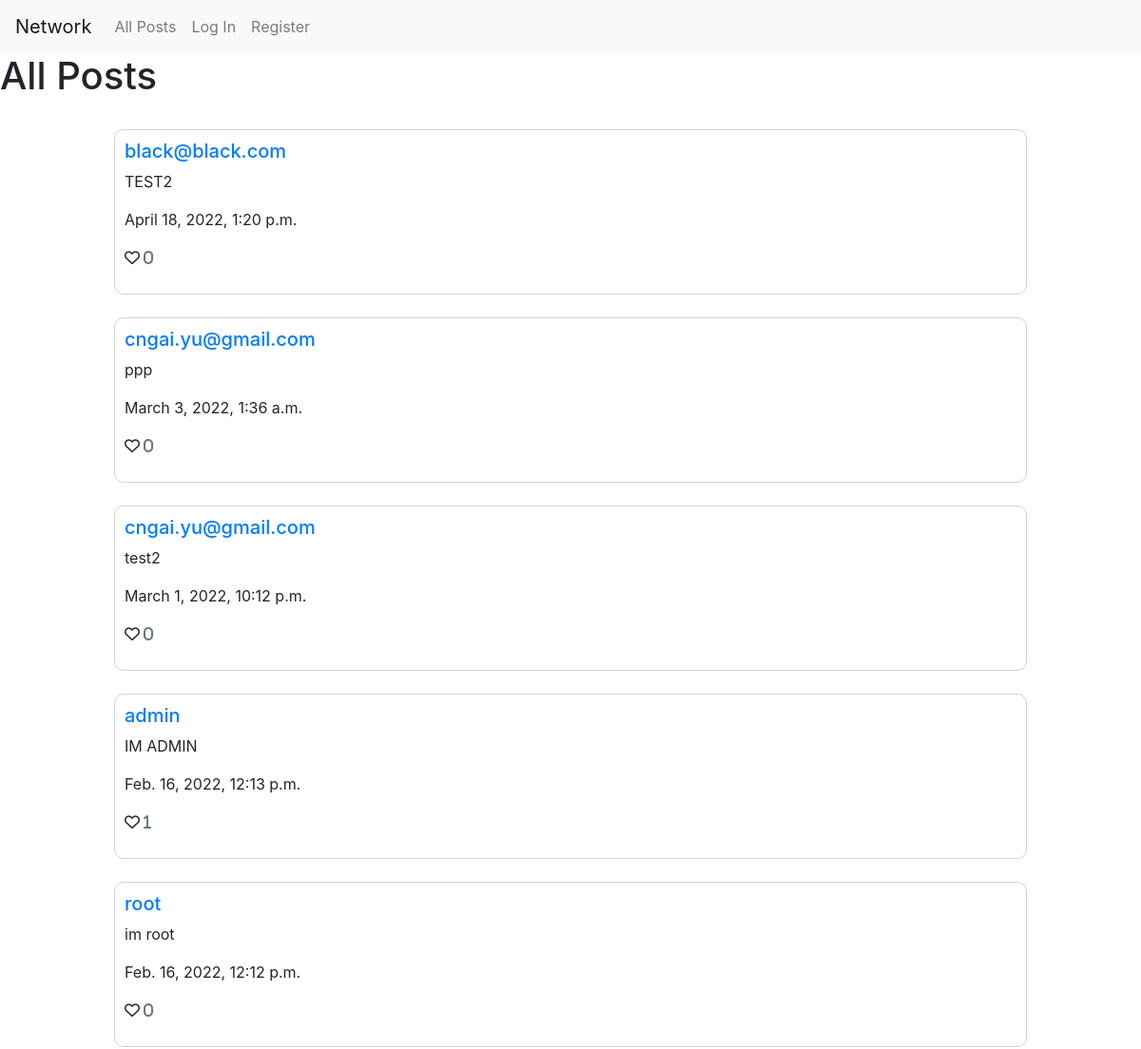
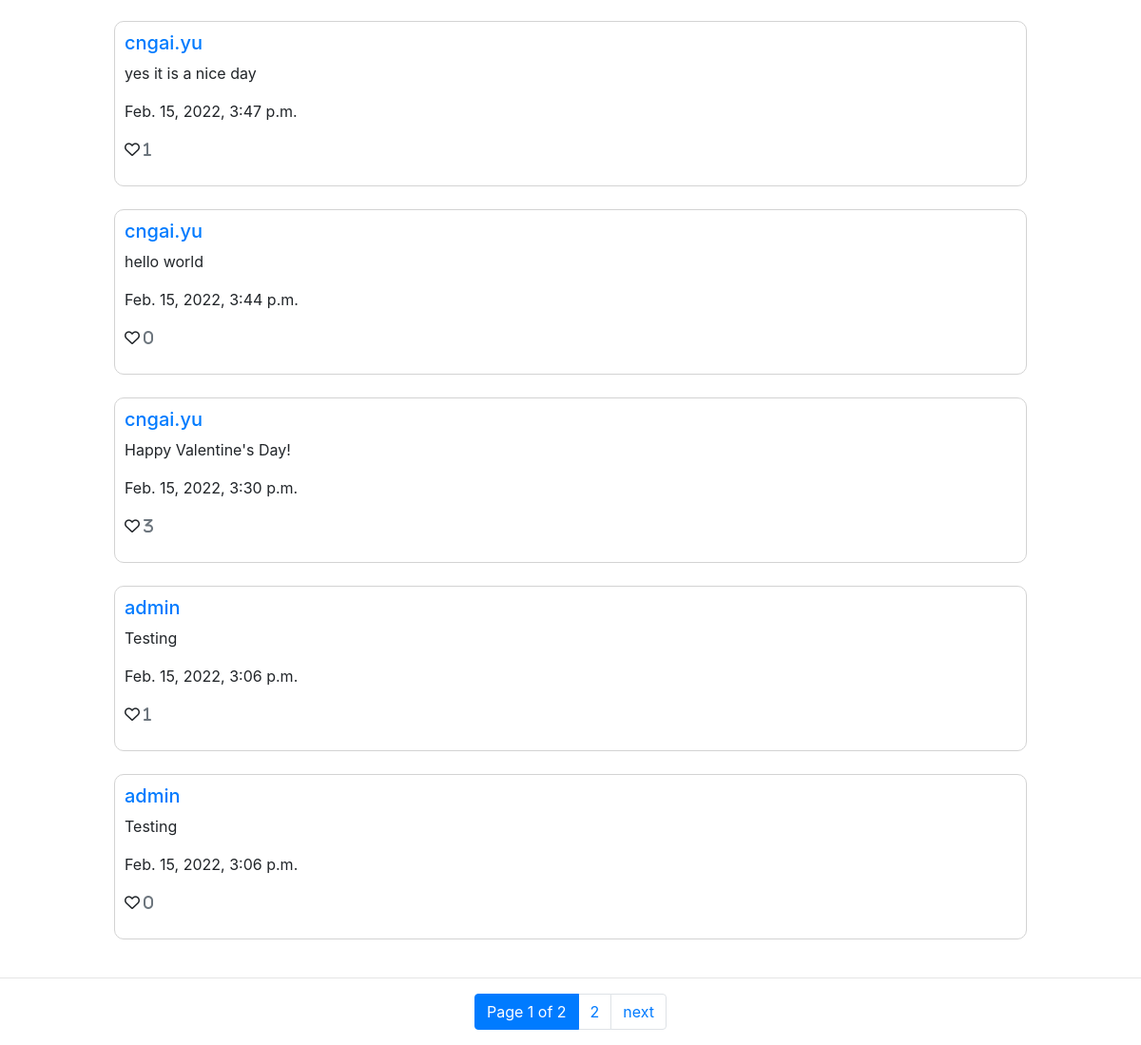
The page / on the database its author committed (2 pictures, top to bottom).
### network/models.py (models this page shows, shortened)
class Post(models.Model):
    user = models.ForeignKey(User, on_delete=models.CASCADE)
    text = models.CharField(max_length=480, null=True, blank=True)
    timestamp = models.DateTimeField(default=datetime.datetime.now)

class User(AbstractUser):
    pass

### network/views.py (the view)
# urls.py: path("", views.index, name="index"),
def index(request):
    posts = Post.objects.order_by('-timestamp').all()
    paginator = Paginator(posts, 10)    # Show 10 posts per page.
    page_number = request.GET.get('page')
    if page_number != None:
        try:
            page_obj = paginator.get_page(page_number)
        except:
            page_obj = paginator.get_page(1)
    else:
        page_obj = paginator.get_page(1)
    return render(request, "network/index.html", {
        'posts': page_obj,
        'form': NewPost(),
        'form_edit': EditPost()
    })

### network/templates/network/index.html (shortened to what this page needs)
{% extends "network/layout.html" %}
{% block body %}
<h1>All Posts</h1>
<br>
<div id="posts-main">
    {% for post in posts %}
    <div id="posts">
    <h5><a href="{% url 'profile' post.user.username %}">{{post.user.username}} </a></h5>
    <p class="card-text" id="post_text_{{post.id}}"> {{ post.text }}</p>
    <p>{{post.timestamp}}</p>
    <p class="card-text">
                <div data-id="{{post.id}}" class="card-link
                 {% if post.ctotalLike > 0 %}
                    fas
                 {%else%}
                    far
                 {% endif %}
                  fa-heart">
                <trigger class="text-muted">{{post.like_set.count}}</trigger>
            </div>
            </p>
        </div>
    </div>
    <br>
    {% empty %}
        <h2>No posts</h2>
    {% endfor %}
{% endblock %}

### network/templates/network/layout.html (shortened to what this page needs)
{% load static %}
<!DOCTYPE html>
<html lang="en">
    <head>
        <link rel="stylesheet" href="https://stackpath.bootstrapcdn.com/bootstrap/4.4.1/css/bootstrap.min.css">
        <link href="{% static 'network/styles.css' %}" rel="stylesheet">
        <link href="https://use.fontawesome.com/releases/v6.0.0/css/all.css" rel="stylesheet">
  </head>
    </head>
    <body>
        <nav class="navbar navbar-expand-lg navbar-light bg-light">
            <a class="navbar-brand" href="{% url 'index' %}">Network</a>
            <div>
              <ul class="navbar-nav mr-auto">
                <li class="nav-item">
                  <a class="nav-link" href="{% url 'index' %}">All Posts</a>
                </li>
                {% if user.is_authenticated %}
                    <li class="nav-item">
                        <a class="nav-link" href="{% url 'following' %}">Following</a>
                    </li>
                    <li class="nav-item">
                        <a class="nav-link" href="{% url 'logout' %}">Log Out</a>
                    </li>
                {% else %}
                    <li class="nav-item">
                        <a class="nav-link" href="{% url 'login' %}">Log In</a>
                    </li>
                    <li class="nav-item">
                        <a class="nav-link" href="{% url 'register' %}">Register</a>
                    </li>
                {% endif %}
              </ul>
            </div>
          </nav>
          <div class="body">
            {% block body %}
            {% endblock %}
            <hr>
            <ul class="pagination justify-content-center">
                {% for num in posts.paginator.page_range %}
                    {% if posts.number == num %}
                    <li class="page-item active">
                        <a class="page-link">Page {{ posts.number }} of {{ posts.paginator.num_pages }}</a>
                    </li>
                    {% elif num > posts.number|add:'-2' and num < posts.number|add:'2' %}
                    <li class="page-item">
                        <a class="page-link" href="?page={{ num }}">{{ num }}</a>
                    </li>
                    {% endif %}
                 {% endfor %}
                {% if posts.has_next %}
                <li class="page-item">
                    <a class="page-link" href="?page={{ posts.next_page_number }}"> next</a>
                </li>
                {% endif %}
            </ul>
    </body>
</html>

### network/static/network/styles.css (style rules this page uses)
div#posts { padding: 80; margin: 0px 120px 0px 120px; display: block; border: 1px #d3d3d3 solid; padding: 10px; border-radius: 10px; }

### rows shown on the page
Post: user.username "black@black.com", text "TEST2", timestamp "April 18, 2022, 1:20 p.m.", like_set.count "0"
Post: user.username "cngai.yu@gmail.com", text "ppp", timestamp "March 3, 2022, 1:36 a.m.", like_set.count "0"
Post: user.username "cngai.yu@gmail.com", text "test2", timestamp "March 1, 2022, 10:12 p.m.", like_set.count "0"
Post: user.username "admin", text "IM ADMIN", timestamp "Feb. 16, 2022, 12:13 p.m.", like_set.count "1"
Post: user.username "root", text "im root", timestamp "Feb. 16, 2022, 12:12 p.m.", like_set.count "0"
Post: user.username "cngai.yu", text "yes it is a nice day", timestamp "Feb. 15, 2022, 3:47 p.m.", like_set.count "1"
Post: user.username "cngai.yu", text "hello world", timestamp "Feb. 15, 2022, 3:44 p.m.", like_set.count "0"
Post: user.username "cngai.yu", text "Happy Valentine's Day!", timestamp "Feb. 15, 2022, 3:30 p.m.", like_set.count "3"
Post: user.username "admin", text "Testing", timestamp "Feb. 15, 2022, 3:06 p.m.", like_set.count "1"
Post: user.username "admin", text "Testing", timestamp "Feb. 15, 2022, 3:06 p.m.", like_set.count "0"

### other values the page prints
{{ posts.number }} "1"
{{ posts.paginator.num_pages }} "2"
{{ num }} "2"
